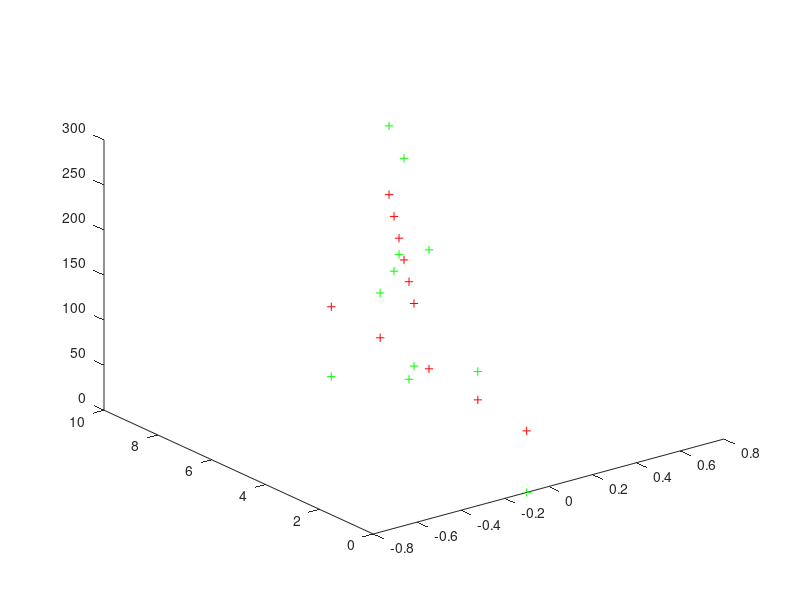

Reproduce this figure in MATLAB.
clc
clear

x = load('x_data.dat')'; 
y = load('y_data.dat')'; 
z = load('z_data.dat')';

N_x = size(x);

x0 = ones(N_x(1),1); 


A = [x y x0]
b = z;
     
A_trans = A';

A_star = A_trans*A;

B_star = A_trans*b;

A_cross = inv(A_star);

X_star = A_cross*B_star;

m1_star = X_star(1);
m2_star = X_star(2);
b_star = X_star(3);

z_star = m1_star*x + m2_star*y +b_star
error = abs(z-z_star)


plot3(x,y,z,'g+',x,y,z_star,'r+') 